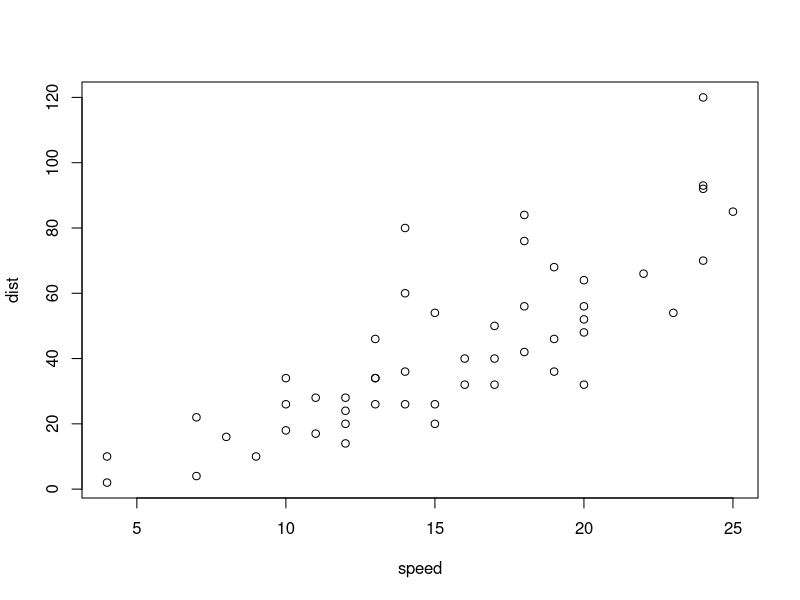
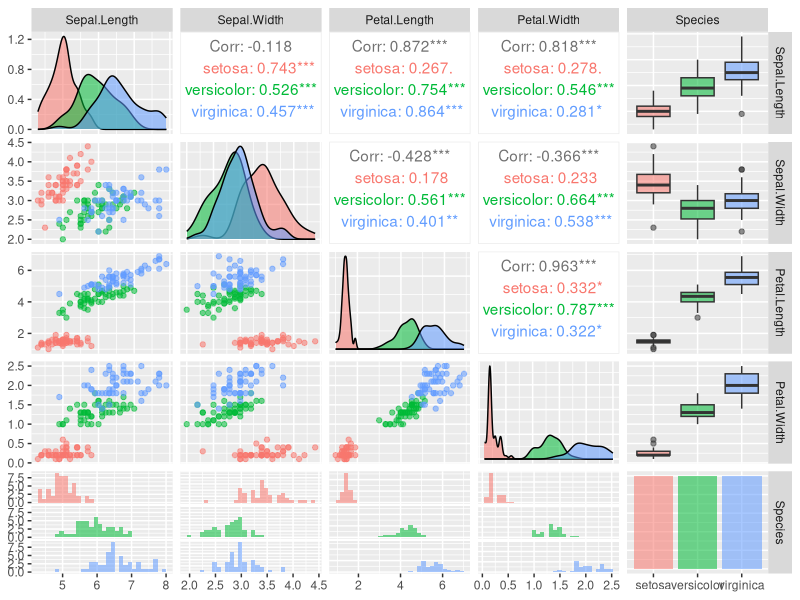

Reproduce these figures in R, in order.
## ---- chunk 1
plot(cars)
## ---- chunk 2
library(GGally) 
library(ggplot2) 
data("iris")
ggpairs(iris, aes(colour = Species, alpha = 0.4))
